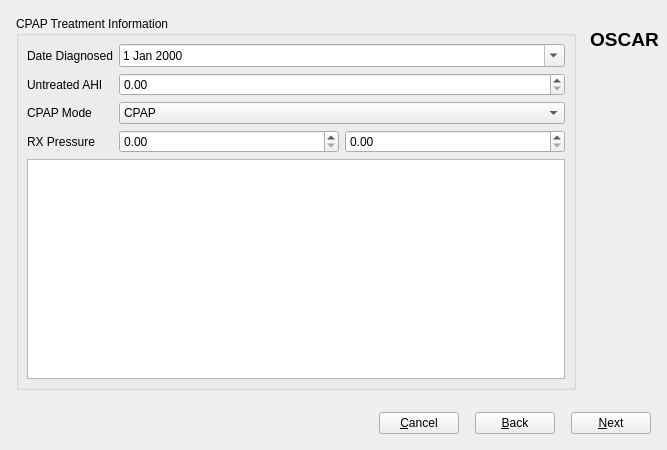
<?xml version="1.0" encoding="UTF-8"?>
<ui version="4.0">
 <class>NewProfile</class>
 <widget class="QDialog" name="NewProfile">
  <property name="geometry">
   <rect>
    <x>0</x>
    <y>0</y>
    <width>667</width>
    <height>450</height>
   </rect>
  </property>
  <property name="windowTitle">
   <string>Edit User Profile</string>
  </property>
  <property name="windowIcon">
   <iconset resource="Resources.qrc">
    <normaloff>:/icons/logo-sm.png</normaloff>:/icons/logo-sm.png</iconset>
  </property>
  <layout class="QVBoxLayout" name="verticalLayout_3">
   <property name="leftMargin">
    <number>8</number>
   </property>
   <property name="topMargin">
    <number>8</number>
   </property>
   <property name="rightMargin">
    <number>8</number>
   </property>
   <property name="bottomMargin">
    <number>8</number>
   </property>
   <item>
    <layout class="QHBoxLayout" name="horizontalLayout">
     <item>
      <layout class="QVBoxLayout" name="verticalLayout_2">
       <property name="spacing">
        <number>0</number>
       </property>
       <item>
        <widget class="QStackedWidget" name="stackedWidget">
         <property name="currentIndex">
          <number>3</number>
         </property>
         <widget class="QWidget" name="welcomePage">
          <layout class="QVBoxLayout" name="verticalLayout_8">
           <item>
            <widget class="QTextBrowser" name="textBrowser">
             <property name="autoFormatting">
              <set>QTextEdit::AutoNone</set>
             </property>
             <property name="source">
              <url>
               <string>about:blank</string>
              </url>
             </property>
             <property name="openExternalLinks">
              <bool>false</bool>
             </property>
             <property name="openLinks">
              <bool>false</bool>
             </property>
            </widget>
           </item>
           <item>
            <layout class="QHBoxLayout" name="horizontalLayout_5">
             <item>
              <widget class="QCheckBox" name="agreeCheckbox">
               <property name="text">
                <string>I agree to all the conditions above.</string>
               </property>
              </widget>
             </item>
             <item>
              <spacer name="horizontalSpacer_2">
               <property name="orientation">
                <enum>Qt::Horizontal</enum>
               </property>
               <property name="sizeHint" stdset="0">
                <size>
                 <width>40</width>
                 <height>20</height>
                </size>
               </property>
              </spacer>
             </item>
            </layout>
           </item>
          </layout>
         </widget>
         <widget class="QWidget" name="userPage">
          <layout class="QVBoxLayout" name="verticalLayout_9">
           <property name="spacing">
            <number>6</number>
           </property>
           <property name="leftMargin">
            <number>8</number>
           </property>
           <property name="topMargin">
            <number>8</number>
           </property>
           <property name="rightMargin">
            <number>8</number>
           </property>
           <property name="bottomMargin">
            <number>8</number>
           </property>
           <item>
            <widget class="QGroupBox" name="groupBox">
             <property name="title">
              <string>User Information</string>
             </property>
             <property name="flat">
              <bool>false</bool>
             </property>
             <layout class="QVBoxLayout" name="verticalLayout_10">
              <property name="spacing">
               <number>6</number>
              </property>
              <property name="leftMargin">
               <number>8</number>
              </property>
              <property name="topMargin">
               <number>8</number>
              </property>
              <property name="rightMargin">
               <number>8</number>
              </property>
              <property name="bottomMargin">
               <number>8</number>
              </property>
              <item>
               <layout class="QHBoxLayout" name="horizontalLayout_7">
                <item>
                 <widget class="QLabel" name="label">
                  <property name="text">
                   <string>User Name</string>
                  </property>
                 </widget>
                </item>
                <item>
                 <widget class="QLineEdit" name="userNameEdit"/>
                </item>
               </layout>
              </item>
             </layout>
            </widget>
           </item>
           <item>
            <widget class="QGroupBox" name="passwordGroupBox">
             <property name="toolTip">
              <string>Keep the kids out.. Nothing more.. This isn't meant to be uber security.</string>
             </property>
             <property name="title">
              <string>Password Protect Profile</string>
             </property>
             <property name="flat">
              <bool>false</bool>
             </property>
             <property name="checkable">
              <bool>true</bool>
             </property>
             <property name="checked">
              <bool>false</bool>
             </property>
             <layout class="QGridLayout" name="gridLayout_2">
              <property name="leftMargin">
               <number>8</number>
              </property>
              <property name="topMargin">
               <number>8</number>
              </property>
              <property name="rightMargin">
               <number>8</number>
              </property>
              <property name="bottomMargin">
               <number>8</number>
              </property>
              <item row="0" column="0">
               <widget class="QLabel" name="label_13">
                <property name="text">
                 <string>Password</string>
                </property>
               </widget>
              </item>
              <item row="0" column="1">
               <widget class="QLineEdit" name="passwordEdit1">
                <property name="echoMode">
                 <enum>QLineEdit::PasswordEchoOnEdit</enum>
                </property>
               </widget>
              </item>
              <item row="1" column="0">
               <widget class="QLabel" name="label_14">
                <property name="text">
                 <string>...twice...</string>
                </property>
               </widget>
              </item>
              <item row="1" column="1">
               <widget class="QLineEdit" name="passwordEdit2">
                <property name="echoMode">
                 <enum>QLineEdit::PasswordEchoOnEdit</enum>
                </property>
               </widget>
              </item>
             </layout>
            </widget>
           </item>
           <item>
            <widget class="QGroupBox" name="groupBox_3">
             <property name="title">
              <string>Locale Settings</string>
             </property>
             <layout class="QGridLayout" name="gridLayout">
              <property name="leftMargin">
               <number>8</number>
              </property>
              <property name="topMargin">
               <number>8</number>
              </property>
              <property name="rightMargin">
               <number>8</number>
              </property>
              <property name="bottomMargin">
               <number>8</number>
              </property>
              <property name="spacing">
               <number>6</number>
              </property>
              <item row="4" column="0">
               <widget class="QCheckBox" name="DSTcheckbox">
                <property name="sizePolicy">
                 <sizepolicy hsizetype="Fixed" vsizetype="Fixed">
                  <horstretch>0</horstretch>
                  <verstretch>0</verstretch>
                 </sizepolicy>
                </property>
                <property name="text">
                 <string>DST Zone</string>
                </property>
               </widget>
              </item>
              <item row="2" column="0">
               <widget class="QLabel" name="label_27">
                <property name="sizePolicy">
                 <sizepolicy hsizetype="Preferred" vsizetype="Preferred">
                  <horstretch>0</horstretch>
                  <verstretch>0</verstretch>
                 </sizepolicy>
                </property>
                <property name="text">
                 <string>TimeZone</string>
                </property>
                <property name="alignment">
                 <set>Qt::AlignLeading|Qt::AlignLeft|Qt::AlignVCenter</set>
                </property>
               </widget>
              </item>
              <item row="6" column="0">
               <spacer name="verticalSpacer">
                <property name="orientation">
                 <enum>Qt::Vertical</enum>
                </property>
                <property name="sizeHint" stdset="0">
                 <size>
                  <width>20</width>
                  <height>40</height>
                 </size>
                </property>
               </spacer>
              </item>
              <item row="2" column="1" colspan="2">
               <widget class="QComboBox" name="timezoneCombo"/>
              </item>
              <item row="1" column="0">
               <widget class="QLabel" name="label_25">
                <property name="sizePolicy">
                 <sizepolicy hsizetype="Preferred" vsizetype="Preferred">
                  <horstretch>0</horstretch>
                  <verstretch>0</verstretch>
                 </sizepolicy>
                </property>
                <property name="text">
                 <string>Country</string>
                </property>
                <property name="alignment">
                 <set>Qt::AlignLeading|Qt::AlignLeft|Qt::AlignVCenter</set>
                </property>
               </widget>
              </item>
              <item row="1" column="1" colspan="2">
               <widget class="QComboBox" name="countryCombo"/>
              </item>
             </layout>
            </widget>
           </item>
          </layout>
         </widget>
         <widget class="QWidget" name="personalPage">
          <layout class="QVBoxLayout" name="verticalLayout_4">
           <property name="spacing">
            <number>6</number>
           </property>
           <property name="leftMargin">
            <number>8</number>
           </property>
           <property name="topMargin">
            <number>8</number>
           </property>
           <property name="rightMargin">
            <number>8</number>
           </property>
           <property name="bottomMargin">
            <number>8</number>
           </property>
           <item>
            <widget class="QGroupBox" name="groupBox_6">
             <property name="title">
              <string>Personal Information (for reports)</string>
             </property>
             <layout class="QFormLayout" name="formLayout_6">
              <property name="horizontalSpacing">
               <number>6</number>
              </property>
              <property name="verticalSpacing">
               <number>6</number>
              </property>
              <property name="leftMargin">
               <number>8</number>
              </property>
              <property name="topMargin">
               <number>8</number>
              </property>
              <property name="rightMargin">
               <number>8</number>
              </property>
              <property name="bottomMargin">
               <number>8</number>
              </property>
              <item row="0" column="0">
               <widget class="QLabel" name="label_5">
                <property name="text">
                 <string>First Name</string>
                </property>
               </widget>
              </item>
              <item row="0" column="1">
               <widget class="QLineEdit" name="firstNameEdit"/>
              </item>
              <item row="1" column="0">
               <widget class="QLabel" name="label_6">
                <property name="text">
                 <string>Last Name</string>
                </property>
               </widget>
              </item>
              <item row="1" column="1">
               <widget class="QLineEdit" name="lastNameEdit"/>
              </item>
              <item row="2" column="0">
               <widget class="QLabel" name="label_7">
                <property name="toolTip">
                 <string>It's totally ok to fib or skip this, but your rough age is needed to enhance accuracy of certain calculations.</string>
                </property>
                <property name="text">
                 <string>D.O.B.</string>
                </property>
               </widget>
              </item>
              <item row="2" column="1">
               <layout class="QHBoxLayout" name="horizontalLayout_3">
                <item>
                 <widget class="QDateEdit" name="dobEdit">
                  <property name="calendarPopup">
                   <bool>true</bool>
                  </property>
                 </widget>
                </item>
                <item>
                 <widget class="QLabel" name="label_8">
                  <property name="toolTip">
                   <string>&lt;html&gt;&lt;head/&gt;&lt;body&gt;&lt;p&gt;Biological (birth) gender is sometimes needed to enhance the accuracy of a few calculations, feel free to leave this blank and skip any of them.&lt;/p&gt;&lt;/body&gt;&lt;/html&gt;</string>
                  </property>
                  <property name="text">
                   <string>Gender</string>
                  </property>
                 </widget>
                </item>
                <item>
                 <widget class="QComboBox" name="genderCombo">
                  <item>
                   <property name="text">
                    <string/>
                   </property>
                  </item>
                  <item>
                   <property name="text">
                    <string>Male</string>
                   </property>
                  </item>
                  <item>
                   <property name="text">
                    <string>Female</string>
                   </property>
                  </item>
                 </widget>
                </item>
               </layout>
              </item>
              <item row="3" column="0">
               <widget class="QLabel" name="label_10">
                <property name="sizePolicy">
                 <sizepolicy hsizetype="Minimum" vsizetype="Preferred">
                  <horstretch>0</horstretch>
                  <verstretch>0</verstretch>
                 </sizepolicy>
                </property>
                <property name="text">
                 <string>Height</string>
                </property>
                <property name="alignment">
                 <set>Qt::AlignLeading|Qt::AlignLeft|Qt::AlignVCenter</set>
                </property>
               </widget>
              </item>
              <item row="3" column="1">
               <layout class="QHBoxLayout" name="horizontalLayout_6">
                <item>
                 <widget class="QDoubleSpinBox" name="heightEdit">
                  <property name="decimals">
                   <number>2</number>
                  </property>
                  <property name="maximum">
                   <double>350.000000000000000</double>
                  </property>
                 </widget>
                </item>
                <item>
                 <widget class="QDoubleSpinBox" name="heightEdit2">
                  <property name="decimals">
                   <number>0</number>
                  </property>
                  <property name="singleStep">
                   <double>1.000000000000000</double>
                  </property>
                 </widget>
                </item>
                <item>
                 <widget class="QComboBox" name="heightCombo">
                  <property name="sizePolicy">
                   <sizepolicy hsizetype="Preferred" vsizetype="Fixed">
                    <horstretch>0</horstretch>
                    <verstretch>0</verstretch>
                   </sizepolicy>
                  </property>
                  <item>
                   <property name="text">
                    <string>metric</string>
                   </property>
                  </item>
                  <item>
                   <property name="text">
                    <string>archiac</string>
                   </property>
                  </item>
                 </widget>
                </item>
               </layout>
              </item>
             </layout>
            </widget>
           </item>
           <item>
            <widget class="QGroupBox" name="groupBox_2">
             <property name="title">
              <string>Contact Information</string>
             </property>
             <layout class="QFormLayout" name="formLayout">
              <property name="fieldGrowthPolicy">
               <enum>QFormLayout::AllNonFixedFieldsGrow</enum>
              </property>
              <property name="horizontalSpacing">
               <number>6</number>
              </property>
              <property name="verticalSpacing">
               <number>6</number>
              </property>
              <property name="leftMargin">
               <number>8</number>
              </property>
              <property name="topMargin">
               <number>8</number>
              </property>
              <property name="rightMargin">
               <number>8</number>
              </property>
              <property name="bottomMargin">
               <number>8</number>
              </property>
              <item row="0" column="0">
               <widget class="QLabel" name="label_9">
                <property name="text">
                 <string>Address</string>
                </property>
                <property name="alignment">
                 <set>Qt::AlignLeading|Qt::AlignLeft|Qt::AlignTop</set>
                </property>
               </widget>
              </item>
              <item row="0" column="1">
               <widget class="QTextEdit" name="addressEdit">
                <property name="tabChangesFocus">
                 <bool>true</bool>
                </property>
               </widget>
              </item>
              <item row="1" column="0">
               <widget class="QLabel" name="label_11">
                <property name="text">
                 <string>Email</string>
                </property>
               </widget>
              </item>
              <item row="1" column="1">
               <widget class="QLineEdit" name="emailEdit"/>
              </item>
              <item row="3" column="0">
               <widget class="QLabel" name="label_12">
                <property name="text">
                 <string>Phone</string>
                </property>
               </widget>
              </item>
              <item row="3" column="1">
               <widget class="QLineEdit" name="phoneEdit"/>
              </item>
              <item row="4" column="1">
               <spacer name="verticalSpacer_6">
                <property name="orientation">
                 <enum>Qt::Vertical</enum>
                </property>
                <property name="sizeHint" stdset="0">
                 <size>
                  <width>20</width>
                  <height>40</height>
                 </size>
                </property>
               </spacer>
              </item>
             </layout>
            </widget>
           </item>
          </layout>
         </widget>
         <widget class="QWidget" name="cpapPage">
          <layout class="QVBoxLayout" name="verticalLayout_7">
           <property name="spacing">
            <number>6</number>
           </property>
           <property name="leftMargin">
            <number>8</number>
           </property>
           <property name="topMargin">
            <number>8</number>
           </property>
           <property name="rightMargin">
            <number>8</number>
           </property>
           <property name="bottomMargin">
            <number>8</number>
           </property>
           <item>
            <widget class="QGroupBox" name="groupBox_4">
             <property name="title">
              <string>CPAP Treatment Information</string>
             </property>
             <layout class="QFormLayout" name="formLayout_4">
              <property name="fieldGrowthPolicy">
               <enum>QFormLayout::AllNonFixedFieldsGrow</enum>
              </property>
              <property name="horizontalSpacing">
               <number>6</number>
              </property>
              <property name="verticalSpacing">
               <number>6</number>
              </property>
              <property name="leftMargin">
               <number>8</number>
              </property>
              <property name="topMargin">
               <number>8</number>
              </property>
              <property name="rightMargin">
               <number>8</number>
              </property>
              <property name="bottomMargin">
               <number>8</number>
              </property>
              <item row="0" column="0">
               <widget class="QLabel" name="label_16">
                <property name="text">
                 <string>Date Diagnosed</string>
                </property>
               </widget>
              </item>
              <item row="0" column="1">
               <widget class="QDateEdit" name="dateDiagnosedEdit">
                <property name="calendarPopup">
                 <bool>true</bool>
                </property>
               </widget>
              </item>
              <item row="1" column="0">
               <widget class="QLabel" name="label_4">
                <property name="text">
                 <string>Untreated AHI</string>
                </property>
               </widget>
              </item>
              <item row="1" column="1">
               <widget class="QDoubleSpinBox" name="untreatedAHIEdit">
                <property name="maximum">
                 <double>999.990000000000009</double>
                </property>
               </widget>
              </item>
              <item row="2" column="0">
               <widget class="QLabel" name="label_20">
                <property name="text">
                 <string>CPAP Mode</string>
                </property>
               </widget>
              </item>
              <item row="2" column="1">
               <widget class="QComboBox" name="cpapModeCombo">
                <item>
                 <property name="text">
                  <string>CPAP</string>
                 </property>
                </item>
                <item>
                 <property name="text">
                  <string>APAP</string>
                 </property>
                </item>
                <item>
                 <property name="text">
                  <string>Bi-Level</string>
                 </property>
                </item>
                <item>
                 <property name="text">
                  <string>ASV</string>
                 </property>
                </item>
               </widget>
              </item>
              <item row="3" column="0">
               <widget class="QLabel" name="label_21">
                <property name="text">
                 <string>RX Pressure</string>
                </property>
               </widget>
              </item>
              <item row="3" column="1">
               <layout class="QHBoxLayout" name="horizontalLayout_4">
                <item>
                 <widget class="QDoubleSpinBox" name="minPressureEdit"/>
                </item>
                <item>
                 <widget class="QDoubleSpinBox" name="maxPressureEdit"/>
                </item>
               </layout>
              </item>
              <item row="4" column="0" colspan="2">
               <widget class="QPlainTextEdit" name="cpapNotes">
                <property name="tabChangesFocus">
                 <bool>true</bool>
                </property>
               </widget>
              </item>
             </layout>
            </widget>
           </item>
          </layout>
         </widget>
         <widget class="QWidget" name="doctorPage">
          <layout class="QVBoxLayout" name="verticalLayout_6">
           <property name="spacing">
            <number>6</number>
           </property>
           <property name="leftMargin">
            <number>8</number>
           </property>
           <property name="topMargin">
            <number>8</number>
           </property>
           <property name="rightMargin">
            <number>8</number>
           </property>
           <property name="bottomMargin">
            <number>8</number>
           </property>
           <item>
            <widget class="QGroupBox" name="groupBox_5">
             <property name="title">
              <string>Doctors / Clinic Information</string>
             </property>
             <layout class="QFormLayout" name="formLayout_5">
              <property name="fieldGrowthPolicy">
               <enum>QFormLayout::AllNonFixedFieldsGrow</enum>
              </property>
              <property name="horizontalSpacing">
               <number>6</number>
              </property>
              <property name="verticalSpacing">
               <number>6</number>
              </property>
              <property name="leftMargin">
               <number>8</number>
              </property>
              <property name="topMargin">
               <number>8</number>
              </property>
              <property name="rightMargin">
               <number>8</number>
              </property>
              <property name="bottomMargin">
               <number>8</number>
              </property>
              <item row="0" column="0">
               <widget class="QLabel" name="label_17">
                <property name="text">
                 <string>Doctors Name</string>
                </property>
               </widget>
              </item>
              <item row="0" column="1">
               <widget class="QLineEdit" name="doctorNameEdit"/>
              </item>
              <item row="1" column="0" colspan="2">
               <widget class="Line" name="line">
                <property name="orientation">
                 <enum>Qt::Horizontal</enum>
                </property>
               </widget>
              </item>
              <item row="2" column="0">
               <widget class="QLabel" name="label_23">
                <property name="text">
                 <string>Practice Name</string>
                </property>
               </widget>
              </item>
              <item row="2" column="1">
               <widget class="QLineEdit" name="doctorPracticeEdit"/>
              </item>
              <item row="3" column="0">
               <widget class="QLabel" name="label_24">
                <property name="text">
                 <string>Patient ID</string>
                </property>
               </widget>
              </item>
              <item row="3" column="1">
               <widget class="QLineEdit" name="doctorPatientIDEdit"/>
              </item>
              <item row="4" column="0" colspan="2">
               <widget class="Line" name="line_7">
                <property name="orientation">
                 <enum>Qt::Horizontal</enum>
                </property>
               </widget>
              </item>
              <item row="5" column="0">
               <widget class="QLabel" name="label_22">
                <property name="text">
                 <string>Address</string>
                </property>
               </widget>
              </item>
              <item row="5" column="1">
               <widget class="QTextEdit" name="doctorAddressEdit">
                <property name="tabChangesFocus">
                 <bool>true</bool>
                </property>
               </widget>
              </item>
              <item row="6" column="0" colspan="2">
               <widget class="Line" name="line_2">
                <property name="orientation">
                 <enum>Qt::Horizontal</enum>
                </property>
               </widget>
              </item>
              <item row="7" column="0">
               <widget class="QLabel" name="label_18">
                <property name="text">
                 <string>Phone</string>
                </property>
               </widget>
              </item>
              <item row="7" column="1">
               <widget class="QLineEdit" name="doctorPhoneEdit"/>
              </item>
              <item row="8" column="0">
               <widget class="QLabel" name="label_19">
                <property name="text">
                 <string>Email</string>
                </property>
               </widget>
              </item>
              <item row="8" column="1">
               <widget class="QLineEdit" name="doctorEmailEdit"/>
              </item>
              <item row="9" column="1">
               <spacer name="verticalSpacer_4">
                <property name="orientation">
                 <enum>Qt::Vertical</enum>
                </property>
                <property name="sizeHint" stdset="0">
                 <size>
                  <width>20</width>
                  <height>40</height>
                 </size>
                </property>
               </spacer>
              </item>
             </layout>
            </widget>
           </item>
          </layout>
         </widget>
        </widget>
       </item>
      </layout>
     </item>
     <item>
      <layout class="QVBoxLayout" name="verticalLayout">
       <item>
        <widget class="QLabel" name="label_2">
         <property name="maximumSize">
          <size>
           <width>128</width>
           <height>128</height>
          </size>
         </property>
         <property name="text">
          <string/>
         </property>
         <property name="pixmap">
          <pixmap resource="Resources.qrc">:/icons/logo-lg.png</pixmap>
         </property>
         <property name="scaledContents">
          <bool>true</bool>
         </property>
        </widget>
       </item>
       <item>
        <widget class="QLabel" name="AppTitle">
         <property name="sizePolicy">
          <sizepolicy hsizetype="Preferred" vsizetype="Fixed">
           <horstretch>0</horstretch>
           <verstretch>0</verstretch>
          </sizepolicy>
         </property>
         <property name="font">
          <font>
           <pointsize>14</pointsize>
           <weight>75</weight>
           <italic>false</italic>
           <bold>true</bold>
          </font>
         </property>
         <property name="text">
          <string>OSCAR</string>
         </property>
         <property name="alignment">
          <set>Qt::AlignHCenter|Qt::AlignTop</set>
         </property>
        </widget>
       </item>
       <item>
        <widget class="QLabel" name="releaseStatus">
         <property name="font">
          <font>
           <italic>true</italic>
          </font>
         </property>
         <property name="text">
          <string/>
         </property>
         <property name="alignment">
          <set>Qt::AlignCenter</set>
         </property>
        </widget>
       </item>
       <item>
        <spacer name="verticalSpacer_2">
         <property name="orientation">
          <enum>Qt::Vertical</enum>
         </property>
         <property name="sizeHint" stdset="0">
          <size>
           <width>20</width>
           <height>40</height>
          </size>
         </property>
        </spacer>
       </item>
      </layout>
     </item>
    </layout>
   </item>
   <item>
    <layout class="QHBoxLayout" name="horizontalLayout_2">
     <property name="spacing">
      <number>16</number>
     </property>
     <property name="leftMargin">
      <number>8</number>
     </property>
     <property name="topMargin">
      <number>8</number>
     </property>
     <property name="rightMargin">
      <number>8</number>
     </property>
     <property name="bottomMargin">
      <number>8</number>
     </property>
     <item>
      <spacer name="horizontalSpacer">
       <property name="orientation">
        <enum>Qt::Horizontal</enum>
       </property>
       <property name="sizeHint" stdset="0">
        <size>
         <width>40</width>
         <height>20</height>
        </size>
       </property>
      </spacer>
     </item>
     <item>
      <widget class="QPushButton" name="cancelButton">
       <property name="sizePolicy">
        <sizepolicy hsizetype="Minimum" vsizetype="Minimum">
         <horstretch>0</horstretch>
         <verstretch>0</verstretch>
        </sizepolicy>
       </property>
       <property name="text">
        <string>&amp;Cancel</string>
       </property>
       <property name="autoDefault">
        <bool>false</bool>
       </property>
      </widget>
     </item>
     <item>
      <widget class="QPushButton" name="backButton">
       <property name="sizePolicy">
        <sizepolicy hsizetype="Minimum" vsizetype="Minimum">
         <horstretch>0</horstretch>
         <verstretch>0</verstretch>
        </sizepolicy>
       </property>
       <property name="text">
        <string>&amp;Back</string>
       </property>
       <property name="autoDefault">
        <bool>false</bool>
       </property>
      </widget>
     </item>
     <item>
      <widget class="QPushButton" name="nextButton">
       <property name="sizePolicy">
        <sizepolicy hsizetype="Minimum" vsizetype="Minimum">
         <horstretch>0</horstretch>
         <verstretch>0</verstretch>
        </sizepolicy>
       </property>
       <property name="text">
        <string>&amp;Next</string>
       </property>
       <property name="autoDefault">
        <bool>false</bool>
       </property>
       <property name="default">
        <bool>false</bool>
       </property>
      </widget>
     </item>
    </layout>
   </item>
  </layout>
 </widget>
 <resources>
  <include location="Resources.qrc"/>
 </resources>
 <connections>
  <connection>
   <sender>cancelButton</sender>
   <signal>clicked()</signal>
   <receiver>NewProfile</receiver>
   <slot>reject()</slot>
   <hints>
    <hint type="sourcelabel">
     <x>425</x>
     <y>373</y>
    </hint>
    <hint type="destinationlabel">
     <x>288</x>
     <y>197</y>
    </hint>
   </hints>
  </connection>
 </connections>
</ui>
